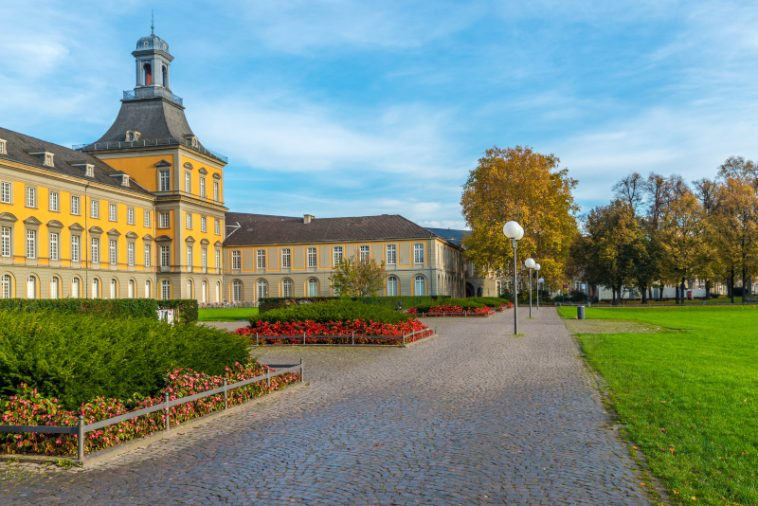
#> input picture data/bonn.jpg, 758 x 506 px
$ python template5.py   (older library calls are emulated)
#> lines starting #> are read from the running program, lines starting #| are printed output that depends on the picture; after the words box and inside, x2 and y2 are one past the last pixel; in counts of white or black regions, pixels touching at a corner belong together; long printed decimals are rounded
# Template for Exercise 5 – Canny Edge Detector

import cv2
import numpy as np
import matplotlib.pyplot as plt
from collections import deque


def gaussian_smoothing(img, sigma):
    """
    Apply Gaussian smoothing to reduce noise.

    Arguments:
        img   : input grayscale image (numpy array)
        sigma : standard deviation of Gaussian kernel

    Returns:
        smoothed_img : Gaussian-smoothed image
    """
    # Determine kernel size: usually 6*sigma rounded up to next odd number
    ksize = int(6 * sigma + 1)
    if ksize % 2 == 0:
        ksize += 1

    # Create 1D Gaussian kernel
    ax = np.arange(-ksize // 2 + 1, ksize // 2 + 1)
    gauss = np.exp(-(ax ** 2) / (2 * sigma ** 2))
    gauss = gauss / np.sum(gauss)  # normalize

    # Create 2D Gaussian kernel by outer product
    kernel = np.outer(gauss, gauss)

    # Convolve image with Gaussian kernel
    smoothed_img = cv2.filter2D(img.astype(np.float32), -1, kernel)

    return smoothed_img


def compute_gradients(img):
    """
    Compute gradient magnitude and direction using Sobel filters.

    Arguments:
        img : input grayscale image (numpy array)

    Returns:
        gradient_magnitude : array of gradient magnitudes
        gradient_angle     : array of gradient directions in degrees [0,180)
    """

    # Sobel Operator:
    # The Sobel operator is used to approximate the first derivative of the image intensity.
    # It highlights regions with high spatial gradients (edges).
    #
    # Horizontal gradient (Gx):
    #   This kernel detects changes in intensity in the x-direction:
    #       [-1  0  1
    #        -2  0  2
    #        -1  0  1]
    #   Convolution with this kernel emphasizes vertical edges.
    #
    # Vertical gradient (Gy):
    #   This kernel detects changes in intensity in the y-direction:
    #       [-1 -2 -1
    #         0  0  0
    #         1  2  1]
    #   Convolution with this kernel emphasizes horizontal edges.
    #
    # The output Gx and Gy are the approximate derivatives along x and y directions, respectively.

    # Compute horizontal and vertical gradients
    Gx = cv2.Sobel(img, cv2.CV_32F, 1, 0, ksize=3)
    Gy = cv2.Sobel(img, cv2.CV_32F, 0, 1, ksize=3)

    # Compute gradient magnitude
    gradient_magnitude = np.hypot(Gx, Gy)

    # Compute gradient angle (in degrees)
    gradient_angle = np.arctan2(Gy, Gx) * (180.0 / np.pi)
    gradient_angle[gradient_angle < 0] += 180  # Map angles to [0,180)

    return gradient_magnitude, gradient_angle


def nonmax_suppression(mag, ang):
    """
    Perform non-maximum suppression to thin edges.

    Arguments:
        mag : gradient magnitude (numpy array)
        ang : gradient angle in degrees [0,180) (numpy array)

    Returns:
        nms : thinned edges after non-maximum suppression
    """

    # Initialize output with zeros
    nms = np.zeros_like(mag, dtype=np.float32)
    h, w = mag.shape

    # Quantize angles to 4 main directions: 0, 45, 90, 135 degrees
    # This simplifies comparison with neighbors
    angle = ang.copy()
    angle[(angle >= 0) & (angle < 22.5)] = 0
    angle[(angle >= 22.5) & (angle < 67.5)] = 45
    angle[(angle >= 67.5) & (angle < 112.5)] = 90
    angle[(angle >= 112.5) & (angle < 157.5)] = 135
    angle[(angle >= 157.5) & (angle < 180)] = 0

    for y in range(1, h - 1):
        for x in range(1, w - 1):
            q = 255
            r = 255

            # Check neighbors along the gradient direction
            if angle[y, x] == 0:
                q = mag[y, x + 1]
                r = mag[y, x - 1]
            elif angle[y, x] == 45:
                q = mag[y - 1, x + 1]
                r = mag[y + 1, x - 1]
            elif angle[y, x] == 90:
                q = mag[y - 1, x]
                r = mag[y + 1, x]
            elif angle[y, x] == 135:
                q = mag[y - 1, x - 1]
                r = mag[y + 1, x + 1]

            # Suppress if not a local maximum
            if (mag[y, x] >= q) and (mag[y, x] >= r):
                nms[y, x] = mag[y, x]
            else:
                nms[y, x] = 0

    return nms


def double_threshold(nms, low, high):
    """
    Apply double thresholding to classify strong, weak, and non-edges.

    Arguments:
        nms : thinned edge map (after NMS)
        low : low threshold (float)
        high: high threshold (float)

    Returns:
        edge_map : array with 0=non-edge, 1=weak, 2=strong
    """

    strong = 255
    weak = 75
    edge_map = np.zeros_like(nms, dtype=np.uint8)

    # Classify pixels based on thresholds
    edge_map[nms >= high] = strong
    edge_map[(nms >= low) & (nms < high)] = weak

    return edge_map


def hysteresis(edge_map, weak=75, strong=255):
    """
    Perform edge tracking by hysteresis.

    Arguments:
        edge_map : edge map after double thresholding
        weak     : pixel value for weak edges
        strong   : pixel value for strong edges

    Returns:
        final_edges : binary edge map (0=non-edge, 255=edge)
    """
    # Copy the edge map to avoid modifying the original
    h, w = edge_map.shape
    final_edges = edge_map.copy()

    # Iterate over all pixels
    for y in range(1, h - 1):
        for x in range(1, w - 1):
            # If the pixel is weak, check 8 neighbors
            if final_edges[y, x] == weak:
                # If any neighbor is strong, promote to strong
                if ((final_edges[y - 1:y + 2, x - 1:x + 2] == strong).any()):
                    final_edges[y, x] = strong
                else:
                    # Otherwise, suppress
                    final_edges[y, x] = 0

    # Convert all strong pixels to 255 (binary edge)
    final_edges[final_edges == strong] = 255

    return final_edges


def compute_metrics(manual_edges, cv_edges):
    """
    Compute MAD, precision, recall, and F1-score between two binary edge maps.

    Arguments:
        manual_edges : binary edge map from your implementation (0 or 255)
        cv_edges     : binary edge map from cv2.Canny (0 or 255)

    Returns:
        metrics : dictionary with keys 'MAD', 'precision', 'recall', 'F1'
    """
    # Normalize to 0-1 for easier computation
    manual = (manual_edges > 0).astype(np.float32)
    cvmap = (cv_edges > 0).astype(np.float32)

    # Mean Absolute Difference (MAD)
    mad = np.mean(np.abs(manual - cvmap))

    # True positives: pixels detected as edge in both maps
    TP = np.sum((manual == 1) & (cvmap == 1))
    # False positives: pixels detected as edge in manual but not in cv_edges
    FP = np.sum((manual == 1) & (cvmap == 0))
    # False negatives: pixels detected as edge in cv_edges but not in manual
    FN = np.sum((manual == 0) & (cvmap == 1))

    # Precision: TP / (TP + FP)
    precision = TP / (TP + FP + 1e-10)  # avoid division by zero
    # Recall: TP / (TP + FN)
    recall = TP / (TP + FN + 1e-10)
    # F1-score: harmonic mean of precision and recall
    f1 = 2 * precision * recall / (precision + recall + 1e-10)

    return {'MAD': mad, 'precision': precision, 'recall': recall, 'F1': f1}


# ==========================================================

# TODO: 1. Load the grayscale image 'bonn.jpg'
image = cv2.imread('data/bonn.jpg', cv2.IMREAD_GRAYSCALE)
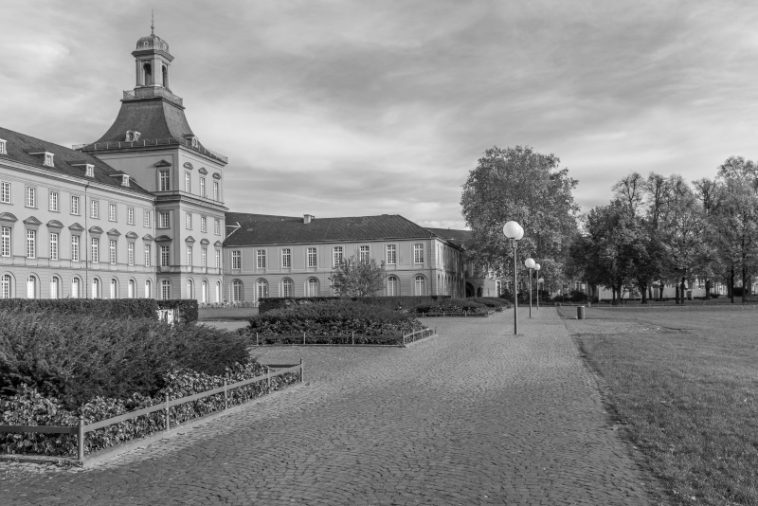
#> image: shape (506, 758); min 0, max 255, mean 136.3
# TODO: 2. Smooth the image using your Gaussian function
sigma = 0.3
smoothed = gaussian_smoothing(image, sigma)

# TODO: 3. Compute gradients (magnitude and direction)
grad_mag, grad_ang = compute_gradients(smoothed)
#> in compute_gradients, `Gy = cv2.Sobel(img, cv2.CV_32F, 0, 1, ksize=3)`:
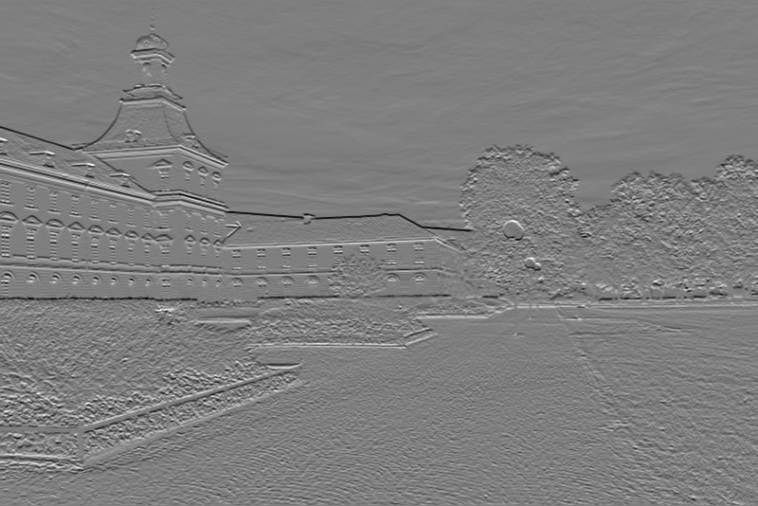
#> Gy: shape (506, 758) float32; min -565.7, max 569.5, mean -1.4; drawn with min black and max white
#> in compute_gradients, `gradient_angle[gradient_angle < 0] += 180`:
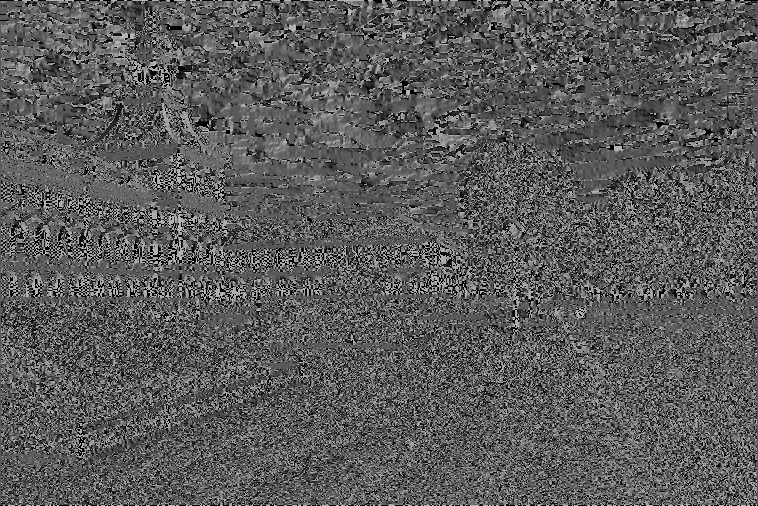
#> gradient_angle: shape (506, 758) float32; min 0, max 180, mean 91

# TODO: 4. Apply non-maximum suppression
nms_edges = nonmax_suppression(grad_mag, grad_ang)
#> in nonmax_suppression, `angle[(angle >= 0) & (angle < 22.5)] = 0`: angle: shape (506, 758) float32; 9.39% of pixels changed, all inside (x1, y1, x2, y2) = (1, 1, 757, 505)
#> in nonmax_suppression, `angle[(angle >= 157.5) & (angle < 180)] = 0`:
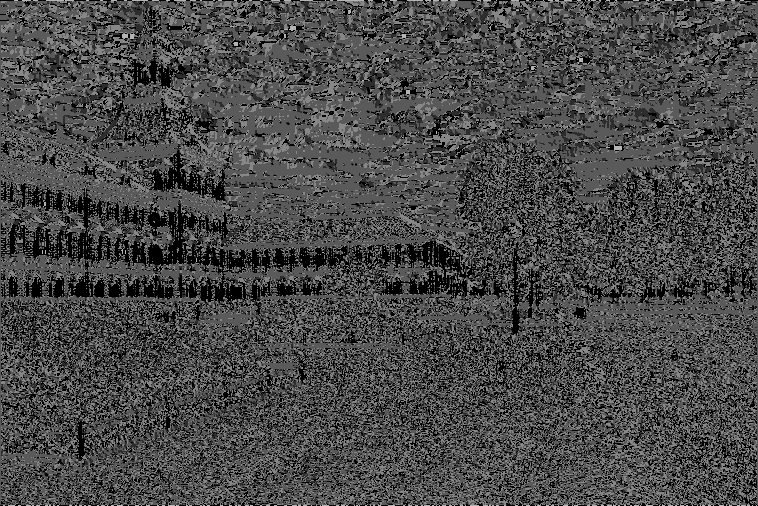
#> angle: shape (506, 758) float32; min 0, max 180, mean 73
#> after the loop in nonmax_suppression, `for y in range(1, h - 1):`:
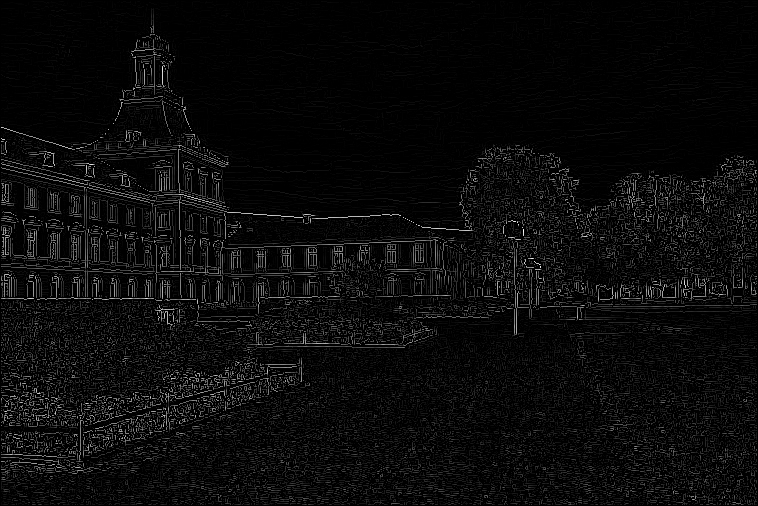
#> nms: shape (506, 758) float32; min 0, max 613.7, mean 26.6; drawn with min black and max white

# TODO: 5. Apply double threshold (choose suitable low/high values)


low_thresh = 61.37   # optimal low threshold
high_thresh = 64.60  # optimal high threshold
dt_edges = double_threshold(nms_edges, low_thresh, high_thresh)

# TODO: 6. Perform hysteresis to obtain final edges
weak = 50
strong = 255
manual_edges = hysteresis(dt_edges, weak, strong)


# TODO: 7. Compare your result with cv2.Canny using MAD and F1-score
cv_edges = cv2.Canny(image, 50, 150)  # thresholds in OpenCV scale
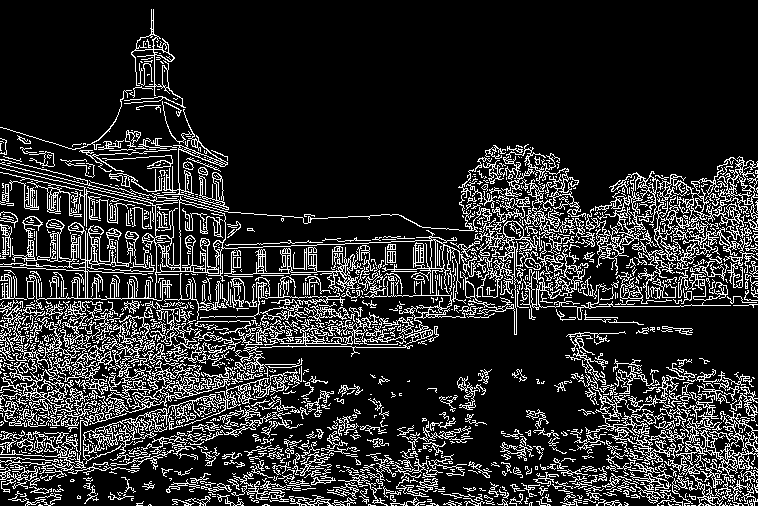
#> cv_edges: shape (506, 758); 16.7% white in thin lines or dots

metrics = compute_metrics(manual_edges, cv_edges)
#> in compute_metrics, `manual = (manual_edges > 0).astype(np.float32)`:
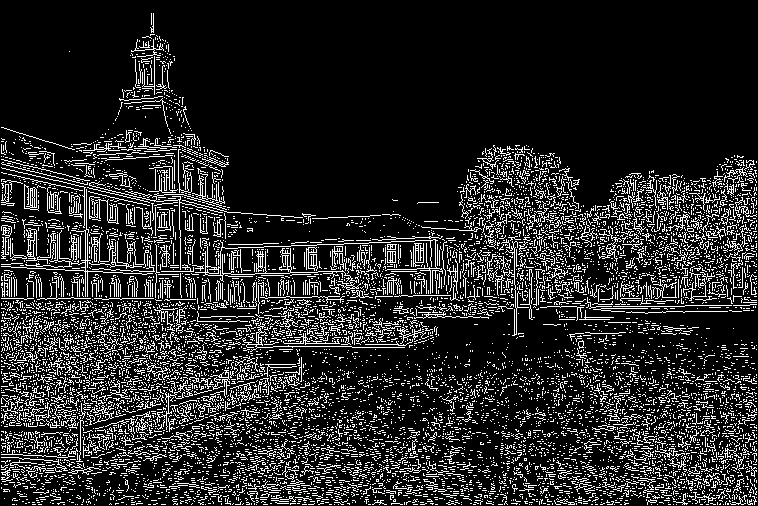
#> manual: shape (506, 758) float32; values 0 (black) and 1 (white), 15.2% white in thin lines or dots
#> in compute_metrics, `cvmap = (cv_edges > 0).astype(np.float32)`: cvmap: shape (506, 758) float32; values 0 (black) and 1 (white), 16.7% white in thin lines or dots
#> in compute_metrics, `mad = np.mean(np.abs(manual - cvmap))`: mad = 0.0904
#> in compute_metrics, `TP = np.sum((manual == 1) & (cvmap == 1))`: TP = 43810
#> in compute_metrics, `FP = np.sum((manual == 1) & (cvmap == 0))`: FP = 14374
#> in compute_metrics, `FN = np.sum((manual == 0) & (cvmap == 1))`: FN = 20309
#> in compute_metrics, `precision = TP / (TP + FP + 1e-10)`: precision = 0.753
#> in compute_metrics, `recall = TP / (TP + FN + 1e-10)`: recall = 0.683
#> in compute_metrics, `f1 = 2 * precision * recall / (precision + recall + 1e-10)`: f1 = 0.716
#> metrics = {'MAD': 0.0904, 'precision': 0.753, 'recall': 0.683, 'F1': 0.716}
print("MAD:", metrics['MAD'])
#| MAD: 0.09043
print("F1-score:", metrics['F1'])
#| F1-score: 0.7164
print("Precision:", metrics['precision'])
#| Precision: 0.753
print("Recall:", metrics['recall'])
#| Recall: 0.6833

# TODO: 8. Display original image, your edges, and OpenCV edges
plt.figure(figsize=(15,5))

plt.subplot(1,3,1)
plt.imshow(image, cmap='gray')
plt.title("Original Image")
plt.axis('off')

plt.subplot(1,3,2)
plt.imshow(manual_edges, cmap='gray')
plt.title("Manual Canny Edges")
plt.axis('off')

plt.subplot(1,3,3)
plt.imshow(cv_edges, cmap='gray')
plt.title("OpenCV Canny Edges")
plt.axis('off')

plt.tight_layout()
plt.show()

$ run again, with data/left.jpg copied over data/bonn.jpg
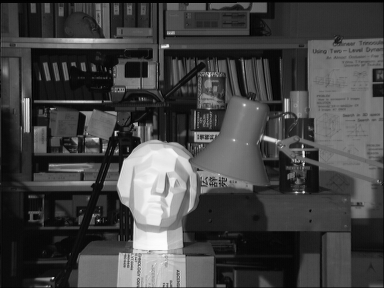
#> input picture data/left.jpg, 384 x 288 px
#> image is the input picture: shape (288, 384); min 0, max 253, mean 67.6
#> in nonmax_suppression, `angle[(angle >= 157.5) & (angle < 180)] = 0`:
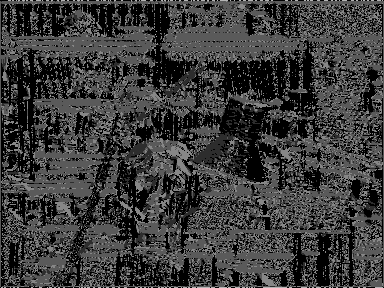
#> angle: shape (288, 384) float32; min 0, max 180, mean 59
#> cv_edges: shape (288, 384); 14.3% white in thin lines or dots
#> in compute_metrics, `manual = (manual_edges > 0).astype(np.float32)`:
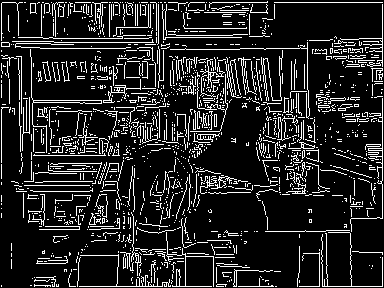
#> manual: shape (288, 384) float32; values 0 (black) and 1 (white), 14.5% white in thin lines or dots
#> cvmap: shape (288, 384) float32; values 0 (black) and 1 (white), 14.3% white in thin lines or dots
#> mad = 0.059
#> TP = 12662
#> FP = 3332
#> FN = 3188
#> precision = 0.792
#> recall = 0.799
#> f1 = 0.795
#> metrics = {'MAD': 0.059, 'precision': 0.792, 'recall': 0.799, 'F1': 0.795}
#| MAD: 0.05896
#| F1-score: 0.7953
#| Precision: 0.7917
#| Recall: 0.7989
